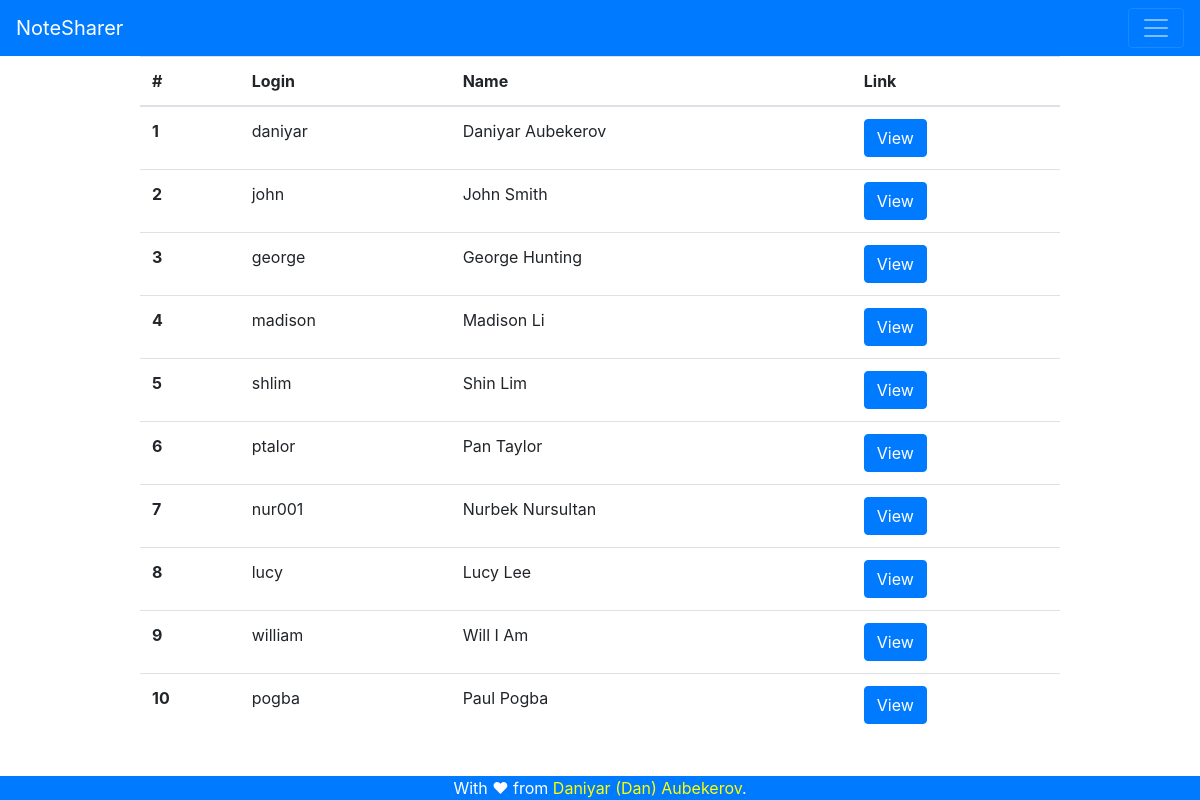
/users (signed in), run on the app's committed database.
### tables this page shows
CREATE TABLE 'accounts' (
'id' INTEGER PRIMARY KEY,
'login' VARCHAR(255),
'password' VARCHAR(255),
'name' VARCHAR(255)
, 'university' VARCHAR(255), 'github' VARCHAR(255));

### app.py (the view)
@app.route('/users')
def all_users():
    if (not session['user']):
        return render_template('404.html', error = 'You are not loged in to view this page')
    context = dict()
    db_connection = sqlite3.connect('database.db')
    cursor = db_connection.cursor()
    cursor.execute('SELECT * FROM accounts;')
    users = cursor.fetchall()
    cursor.close()
    context['users'] = users
    return render_template('all_users.html', context = context)

### templates/all_users.html (shortened to what this page needs)
{% extends 'base.html' %}
{% block body %}
    <div class="container">
        <div class="row">
            <div class="col-sm-1"></div>
            <div class="col-lg-10">
                <table class="table table-hover">
                    <thead>
                        <tr>
                        <th scope="col">#</th>
                        <th scope="col">Login</th>
                        <th scope="col">Name</th>
                        <th scope="col">Link</th>
                        </tr>
                    </thead>
                    <tbody>
                        {% for user in context['users'] %}
                            <tr>
                                <th scope="row">{{user[0]}}</th>
                                <td>{{user[1]}}</td>
                                <td>{{user[3]}}</td>
                                <td><a href = "{{url_for('user', login = user[1])}}" class = "btn btn-primary">View</a></td>
                            </tr>
                        {% endfor %}
                    </tbody>
                </table>
            </div>
            <div class="col-sm-1"></div>
        </div>
    </div>
{% endblock %}

### data on the page
accounts: id "1", login "daniyar", name "Daniyar Aubekerov"
accounts: id "2", login "john", name "John Smith"
accounts: id "3", login "george", name "George Hunting"
accounts: id "4", login "madison", name "Madison Li"
accounts: id "5", login "shlim", name "Shin Lim"
accounts: id "6", login "ptalor", name "Pan Taylor"
accounts: id "7", login "nur001", name "Nurbek Nursultan"
accounts: id "8", login "lucy", name "Lucy Lee"
accounts: id "9", login "william", name "Will I Am"
accounts: id "10", login "pogba", name "Paul Pogba"
